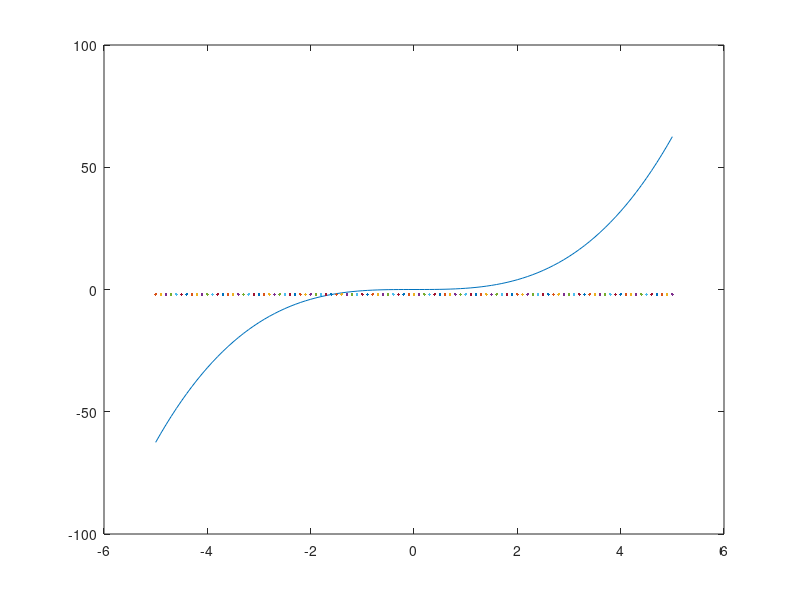

This chart was generated by the following MATLAB code:

%%----------------------- find the zeros ----------------------------------

r = 0;
x = -5:0.1:5;
y =  0.5.*x.^3 - r.*x;

plot(x,y);
hold on;
h = -2;
plot(x,h);

coeff = [-0.5 0 r h];
rootVec = roots(coeff)





%------------------------plotting r with parameter h-----------------------


